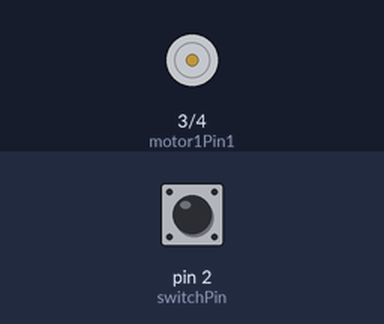
Simulated run of this sketch. Board: Arduino Uno, built with avr-gcc and run on an emulated ATmega328P. On the bench: motor-driver pin pairs drawn as motors (green arrow = first pin HIGH = forward, orange = second pin HIGH = backward, longer = more drive, scaled by the enable pin). The inputs (shaded band) are chosen by the test bench; at power-on: pin 2 (switchPin) LOW.

Above: at 1.2 s.
1.3 s: pin 2 (switchPin) pulled HIGH for 3.2 s
At 5.7 s:
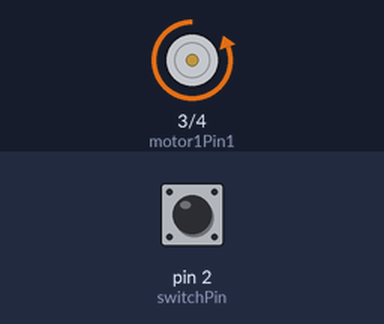
6.0 s: pin 2 (switchPin) pulled HIGH for 0.15 s
At 7.0 s:
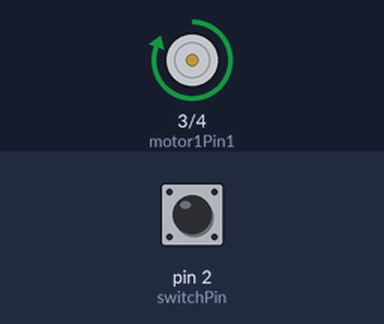
Timing chart, 0 to 9.0 s (numbered marks = the images above; inputs shaded):
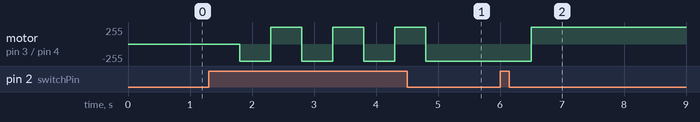

Measured:
- after the input at 1.3 s, motor on pin 3 (motor1Pin1) / pin 4 (motor1Pin2): alternates forward 255/255 for 0.50 s and backward 255/255 for 0.50 s, 7 changes in all, then stays backward 255/255, starting after 0.50 s
- after the input at 6.0 s, motor on pin 3 (motor1Pin1) / pin 4 (motor1Pin2): backward 255/255 → forward 255/255 after 0.50 s

The sketch:

q1.ino
```cpp
int switchPin = 2;     // Pino do botão “push button”
int motor1Pin1 = 3;    // Pino 2 do CI L293D
int motor1Pin2 = 4;    // Pino 7 do CI L293D
int enablePin = 9;     // Pino 1 do CI L293D
bool motorState = false;  // Variável para rastrear o estado do motor

void setup() {
  pinMode(switchPin, INPUT);
  pinMode(motor1Pin1, OUTPUT);
  pinMode(motor1Pin2, OUTPUT);
  pinMode(enablePin, OUTPUT);

  // Habilitar o pino 1 para ligar o motor
  digitalWrite(enablePin, HIGH);
}

void loop() {
  // Verifique se o botão está pressionado
  if (digitalRead(switchPin) == HIGH) {
    // Inverta o estado do motor
    motorState = !motorState;
    delay(500); // Pequeno atraso para evitar detecção múltipla do botão

    // Defina a direção do motor com base no estado atual
    if (motorState) {
      // Gire o motor em um sentido
      digitalWrite(motor1Pin1, LOW);
      digitalWrite(motor1Pin2, HIGH);
    } else {
      // Gire o motor no sentido contrário
      digitalWrite(motor1Pin1, HIGH);
      digitalWrite(motor1Pin2, LOW);
    }
  }
}
```
